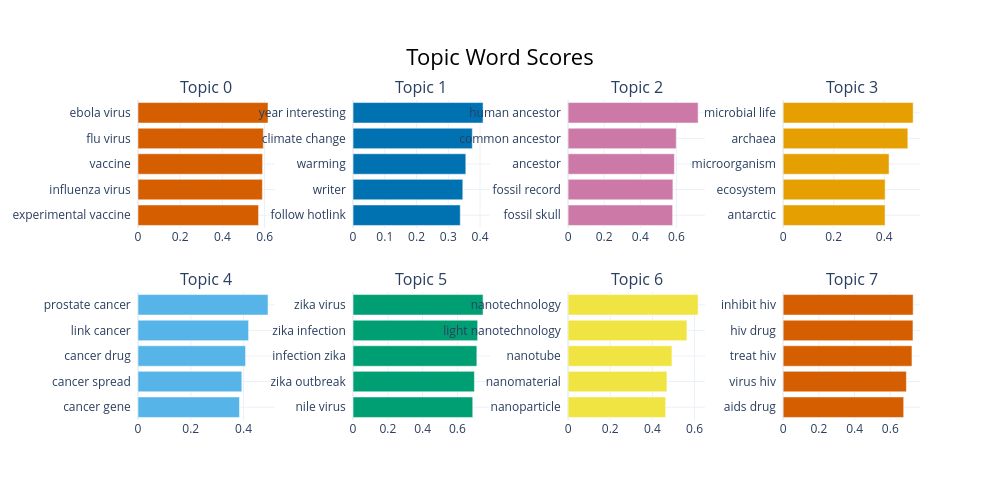

Notebook source saved alongside this figure:
### Code cell
model.visualize_barchart().show()

### Figure 1 — Plotly figure (JSON) as saved in the notebook; plotly's stock layout.template omitted (floating-point values rounded to 4 significant figures)
{"data": [{"marker": {"color": "#D55E00"}, "orientation": "h", "type": "bar", "x": [0.5714, 0.5897, 0.5905, 0.5942, 0.6163], "xaxis": "x", "y": ["experimental vaccine  ", "influenza virus  ", "vaccine  ", "flu virus  ", "ebola virus  "], "yaxis": "y"}, {"marker": {"color": "#0072B2"}, "orientation": "h", "type": "bar", "x": [0.3377, 0.3457, 0.3551, 0.3756, 0.4094], "xaxis": "x2", "y": ["follow hotlink  ", "writer  ", "warming  ", "climate change  ", "year interesting  "], "yaxis": "y2"}, {"marker": {"color": "#CC79A7"}, "orientation": "h", "type": "bar", "x": [0.5793, 0.5809, 0.5889, 0.5993, 0.7205], "xaxis": "x3", "y": ["fossil skull  ", "fossil record  ", "ancestor  ", "common ancestor  ", "human ancestor  "], "yaxis": "y3"}, {"marker": {"color": "#E69F00"}, "orientation": "h", "type": "bar", "x": [0.4031, 0.4034, 0.4189, 0.4933, 0.5143], "xaxis": "x4", "y": ["antarctic  ", "ecosystem  ", "microorganism  ", "archaea  ", "microbial life  "], "yaxis": "y4"}, {"marker": {"color": "#56B4E9"}, "orientation": "h", "type": "bar", "x": [0.3846, 0.3935, 0.4077, 0.4191, 0.4927], "xaxis": "x5", "y": ["cancer gene  ", "cancer spread  ", "cancer drug  ", "link cancer  ", "prostate cancer  "], "yaxis": "y5"}, {"marker": {"color": "#009E73"}, "orientation": "h", "type": "bar", "x": [0.6883, 0.6978, 0.7118, 0.7164, 0.7475], "xaxis": "x6", "y": ["nile virus  ", "zika outbreak  ", "infection zika  ", "zika infection  ", "zika virus  "], "yaxis": "y6"}, {"marker": {"color": "#F0E442"}, "orientation": "h", "type": "bar", "x": [0.463, 0.4688, 0.4927, 0.5637, 0.6169], "xaxis": "x7", "y": ["nanoparticle  ", "nanomaterial  ", "nanotube  ", "light nanotechnology  ", "nanotechnology  "], "yaxis": "y7"}, {"marker": {"color": "#D55E00"}, "orientation": "h", "type": "bar", "x": [0.675, 0.6901, 0.7213, 0.7269, 0.728], "xaxis": "x8", "y": ["aids drug  ", "virus hiv  ", "treat hiv  ", "hiv drug  ", "inhibit hiv  "], "yaxis": "y8"}], "layout": {"annotations": [{"font": {"size": 16}, "showarrow": false, "text": "Topic 0", "x": 0.0875, "xanchor": "center", "xref": "paper", "y": 1, "yanchor": "bottom", "yref": "paper"}, {"font": {"size": 16}, "showarrow": false, "text": "Topic 1", "x": 0.3625, "xanchor": "center", "xref": "paper", "y": 1, "yanchor": "bottom", "yref": "paper"}, {"font": {"size": 16}, "showarrow": false, "text": "Topic 2", "x": 0.6375, "xanchor": "center", "xref": "paper", "y": 1, "yanchor": "bottom", "yref": "paper"}, {"font": {"size": 16}, "showarrow": false, "text": "Topic 3", "x": 0.9125, "xanchor": "center", "xref": "paper", "y": 1, "yanchor": "bottom", "yref": "paper"}, {"font": {"size": 16}, "showarrow": false, "text": "Topic 4", "x": 0.0875, "xanchor": "center", "xref": "paper", "y": 0.4, "yanchor": "bottom", "yref": "paper"}, {"font": {"size": 16}, "showarrow": false, "text": "Topic 5", "x": 0.3625, "xanchor": "center", "xref": "paper", "y": 0.4, "yanchor": "bottom", "yref": "paper"}, {"font": {"size": 16}, "showarrow": false, "text": "Topic 6", "x": 0.6375, "xanchor": "center", "xref": "paper", "y": 0.4, "yanchor": "bottom", "yref": "paper"}, {"font": {"size": 16}, "showarrow": false, "text": "Topic 7", "x": 0.9125, "xanchor": "center", "xref": "paper", "y": 0.4, "yanchor": "bottom", "yref": "paper"}], "height": 500, "hoverlabel": {"bgcolor": "white", "font": {"family": "Rockwell", "size": 16}}, "showlegend": false, "title": {"font": {"color": "Black", "size": 22}, "text": "Topic Word Scores", "x": 0.5, "xanchor": "center", "yanchor": "top"}, "width": 1000, "xaxis": {"anchor": "y", "domain": [0, 0.175], "showgrid": true}, "xaxis2": {"anchor": "y2", "domain": [0.275, 0.45], "showgrid": true}, "xaxis3": {"anchor": "y3", "domain": [0.55, 0.725], "showgrid": true}, "xaxis4": {"anchor": "y4", "domain": [0.825, 1], "showgrid": true}, "xaxis5": {"anchor": "y5", "domain": [0, 0.175], "showgrid": true}, "xaxis6": {"anchor": "y6", "domain": [0.275, 0.45], "showgrid": true}, "xaxis7": {"anchor": "y7", "domain": [0.55, 0.725], "showgrid": true}, "xaxis8": {"anchor": "y8", "domain": [0.825, 1], "showgrid": true}, "yaxis": {"anchor": "x", "domain": [0.6, 1], "showgrid": true}, "yaxis2": {"anchor": "x2", "domain": [0.6, 1], "showgrid": true}, "yaxis3": {"anchor": "x3", "domain": [0.6, 1], "showgrid": true}, "yaxis4": {"anchor": "x4", "domain": [0.6, 1], "showgrid": true}, "yaxis5": {"anchor": "x5", "domain": [0, 0.4], "showgrid": true}, "yaxis6": {"anchor": "x6", "domain": [0, 0.4], "showgrid": true}, "yaxis7": {"anchor": "x7", "domain": [0, 0.4], "showgrid": true}, "yaxis8": {"anchor": "x8", "domain": [0, 0.4], "showgrid": true}}}
